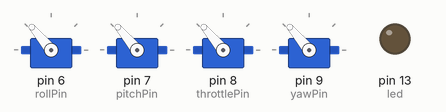
Bench run of a sketch on a simulated Arduino Uno, built with avr-gcc and run on an emulated ATmega328P. Parts: 4 × servo, output pins drawn as LEDs (lit = HIGH).

Above: at 6.05 s.
At 10.0 s:
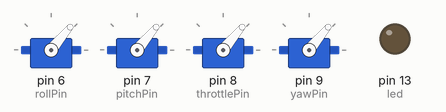
Timing chart, 0 to 11.2 s (numbered marks = the images above):
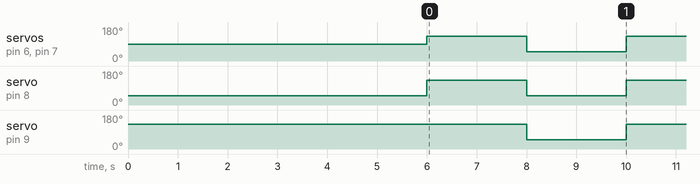

The sketch:

arming.ino
```cpp
#include <Servo.h>

Servo rollServo, pitchServo, throttleServo, yawServo;
int rollPin = 6, pitchPin = 7, throttlePin = 8, yawPin = 9;

int led = 13;

int servoHigh = 130;
int servoLow = 50;

void setup() {
  pinMode(rollPin, OUTPUT);
  pinMode(pitchPin, OUTPUT);
  pinMode(throttlePin, OUTPUT);
  pinMode(yawPin, OUTPUT);

  pinMode(led, OUTPUT);

  rollServo.attach(rollPin);
  pitchServo.attach(pitchPin);
  throttleServo.attach(throttlePin);
  yawServo.attach(yawPin);

  Serial.begin(9600);

  rollServo.write(90);
  pitchServo.write(90);
  throttleServo.write(servoLow);
  yawServo.write(servoHigh);
  delay(6000);
}

void loop(){
  rollServo.write(servoHigh);
  pitchServo.write(servoHigh);
  throttleServo.write(servoHigh);
  yawServo.write(servoHigh);
  delay(2000);
  rollServo.write(servoLow);
  pitchServo.write(servoLow);
  throttleServo.write(servoLow);
  yawServo.write(servoLow);
  delay(2000);
}
```

Measured:
- by itself, servo on pin 6 (rollPin), servo on pin 7 (pitchPin), servo on pin 8 (throttlePin), servo on pin 9 (yawPin): alternates 130° for 2.0 s and 50° for 2.0 s
